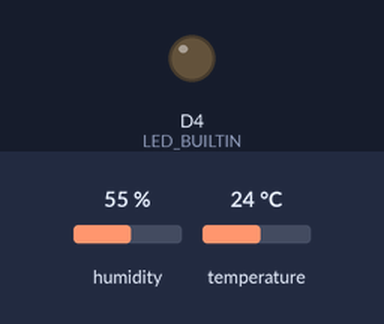
A sketch run on a simulated ESP8266 (NodeMCU). On the bench: output pins drawn as LEDs (lit = HIGH, except the on-board LED, lit = LOW). Inputs (shaded band) come from the test bench; at power-on: humidity 55 %, temperature 24 °C. WiFi joins after 1.5 s; servers stay silent unless stated; uploads are accepted with an empty reply; what the sketch prints to the serial monitor is not drawn.

Above: at 5.9 s.
At 10.23 s:
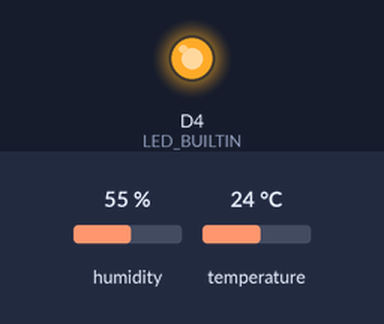
Timing chart, 0 to 14.7 s (numbered marks = the images above):
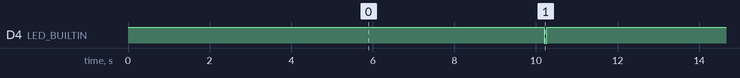

The sketch:

wlan_temp_sender.ino
```cpp
/************************************************************
 * ESP8266 Sender: DHT22 -> HTTP-Update an Empfänger
 * - Findet Empfänger per DNS/mDNS:
 *     1) WiFi.hostByName("envrx.local", ip)
 *     2) MDNS.queryService("http","tcp") Fallback
 ************************************************************/
#include <Arduino.h>
#include <ESP8266WiFi.h>
#include <ESP8266HTTPClient.h>
#include <ESP8266mDNS.h>
#include <WiFiClient.h>
#include <DHT.h>

// --------- Einstellungen ---------
const char* WIFI_SSID = "SSID";
const char* WIFI_PASS = "PWD";
const char* HOSTNAME  = "envtx";        // Sender-Hostname
const char* RX_HOST   = "envrx";        // Empfänger-Hostname (ohne ".local")
const char* TOKEN     = "secret123";    // muss zum Empfänger passen

// DHT-Sensor
#define DHTPIN D5
#define DHTTYPE DHT22
DHT dht(DHTPIN, DHTTYPE);

// Sendeintervall
const unsigned long SEND_MS = 10000;

// LED
#ifndef LED_BUILTIN
#define LED_BUILTIN 2
#endif

WiFiClient client;
unsigned long lastSend = 0;
IPAddress rxIP;
bool haveRxIP = false;

bool resolveReceiver() {
  String fqdn = String(RX_HOST) + ".local";
  Serial.printf("Suche Empfänger: %s ...\n", fqdn.c_str());

  // 1) Versuch: DNS/mDNS via hostByName
  if (WiFi.hostByName(fqdn.c_str(), rxIP) == 1) {
    haveRxIP = true;
    Serial.printf("Gefunden via hostByName: %s\n", rxIP.toString().c_str());
    return true;
  }

  // 2) Fallback: mDNS-Service-Browse (Empfänger announced _http._tcp)
  int n = MDNS.queryService("http", "tcp"); // blockiert bis ~2s
  Serial.printf("mDNS Services gefunden: %d\n", n);
  for (int i = 0; i < n; i++) {
    // MDNS.hostname(i) ist der Host ohne ".local"
    if (MDNS.hostname(i) == String(RX_HOST)) {
      rxIP = MDNS.IP(i);
      haveRxIP = true;
      Serial.printf("Gefunden via mDNS queryService: %s\n", rxIP.toString().c_str());
      return true;
    }
  }

  haveRxIP = false;
  Serial.println("Empfänger nicht gefunden.");
  return false;
}

void blinkOK() {
  digitalWrite(LED_BUILTIN, LOW);
  delay(60);
  digitalWrite(LED_BUILTIN, HIGH);
}

void setup() {
  pinMode(LED_BUILTIN, OUTPUT);
  digitalWrite(LED_BUILTIN, HIGH);

  Serial.begin(115200);
  delay(50);
  Serial.println("\nESP8266 Sender startet ...");

  dht.begin();

  WiFi.mode(WIFI_STA);
  WiFi.hostname(HOSTNAME);
  WiFi.begin(WIFI_SSID, WIFI_PASS);
  Serial.printf("WLAN verbinden zu %s ...\n", WIFI_SSID);
  while (WiFi.status() != WL_CONNECTED) { delay(400); Serial.print("."); }
  Serial.printf("\nVerbunden: %s  IP: %s\n", WiFi.SSID().c_str(), WiFi.localIP().toString().c_str());

  // mDNS initialisieren (für queryService nötig)
  if (!MDNS.begin(HOSTNAME)) {
    Serial.println("mDNS Start fehlgeschlagen (Sender), fahre trotzdem fort.");
  }

  // gleich zu Beginn versuchen, den Empfänger zu finden
  resolveReceiver();
}

void loop() {
  if (WiFi.status() != WL_CONNECTED) {
    WiFi.disconnect();
    WiFi.begin(WIFI_SSID, WIFI_PASS);
    delay(1000);
    return;
  }

  unsigned long now = millis();
  if (now - lastSend >= SEND_MS) {
    lastSend = now;

    // ggf. Empfänger-IP frisch auflösen
    if (!haveRxIP && !resolveReceiver()) return;

    float h = dht.readHumidity();
    float t = dht.readTemperature(); // °C
    if (isnan(h) || isnan(t)) {
      Serial.println("DHT-Lesefehler, versuche später erneut.");
      haveRxIP = false; // nächste Runde erneut suchen
      return;
    }

    String url = "http://" + rxIP.toString() + "/update?token=" + TOKEN +
                 "&t=" + String(t, 2) + "&h=" + String(h, 2);

    HTTPClient http;
    Serial.printf("GET -> %s\n", url.c_str());
    if (http.begin(client, url)) {
      int code = http.GET();
      if (code > 0) {
        String payload = http.getString();
        Serial.printf("Antwort %d: %s\n", code, payload.c_str());
        if (code == 200) blinkOK();
      } else {
        Serial.printf("HTTP Fehler: %s\n", http.errorToString(code).c_str());
        haveRxIP = false;
      }
      http.end();
    } else {
      Serial.println("http.begin() fehlgeschlagen");
      haveRxIP = false;
    }
  }

  MDNS.update();
}
```

Measured:
- by itself, D4 (LED_BUILTIN): alternates HIGH for 9.9 s and LOW for 0.06 s
